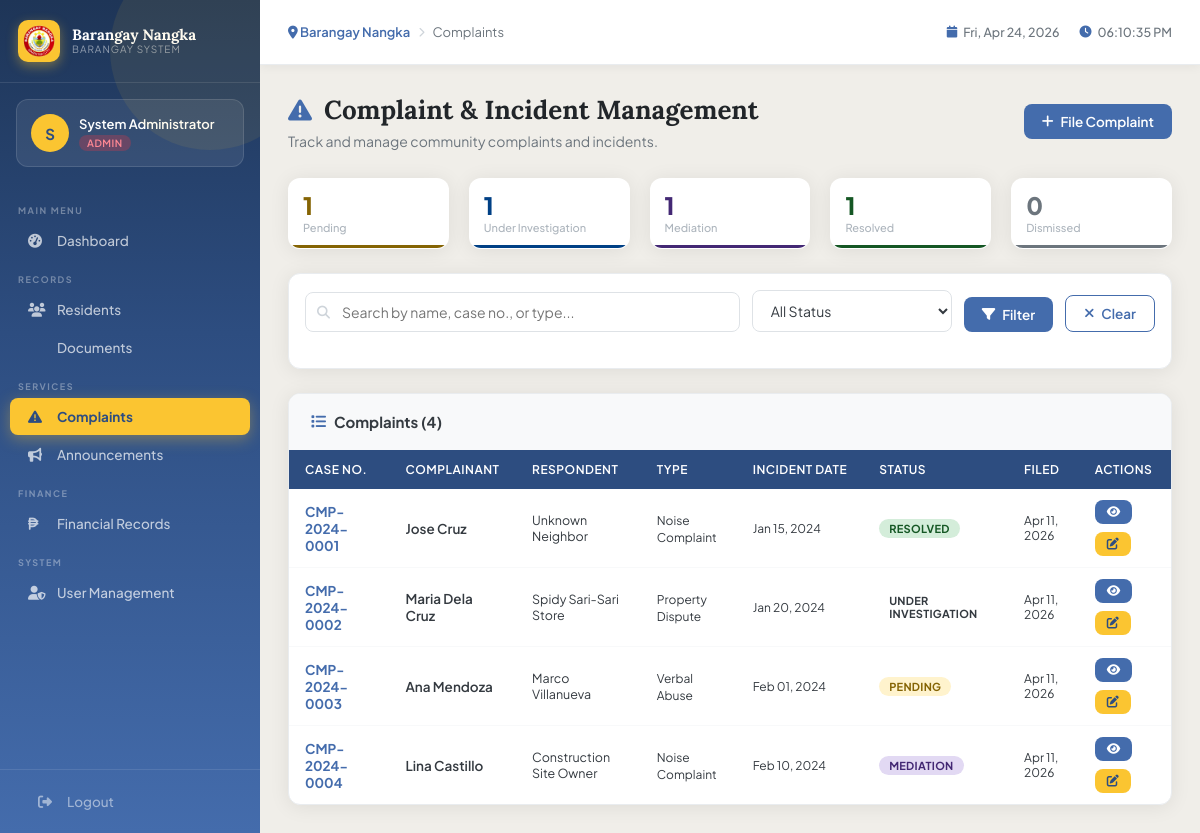
The app's page /modules/complaints/index.php (signed in) with its own data.
### tables this page shows
CREATE TABLE complaints (
    id INT AUTO_INCREMENT PRIMARY KEY,
    complaint_no VARCHAR(20) UNIQUE NOT NULL,
    complainant_id INT NOT NULL,
    respondent_name VARCHAR(100),
    respondent_address TEXT,
    complaint_type ENUM('Noise Complaint','Property Dispute','Physical Assault','Verbal Abuse','Theft','Vandalism','Domestic Violence','Others') NOT NULL,
    description TEXT NOT NULL,
    incident_date DATE,
    incident_location TEXT,
    status ENUM('Pending','Under Investigation','Mediation','Resolved','Dismissed','Escalated') DEFAULT 'Pending',
    assigned_to INT NULL,
    admin_notes TEXT,
    attachment VARCHAR(255),
    created_at TIMESTAMP DEFAULT CURRENT_TIMESTAMP,
    updated_at TIMESTAMP DEFAULT CURRENT_TIMESTAMP ON UPDATE CURRENT_TIMESTAMP,
    FOREIGN KEY (complainant_id) REFERENCES residents(id)
);

### includes/config.php (called while the page is built, shortened)
<?php
function isLoggedIn() {
    return isset($_SESSION['user_id']);
}
function hasRole($roles) {
    return in_array($_SESSION['role'], $roles);
}
function sanitize($data) {
    return htmlspecialchars(strip_tags(trim($data)));
}
?>

### modules/complaints/index.php (the view, shortened to what this page needs)
<?php
require_once '../../includes/config.php';
$search = sanitize($_GET['search'] ?? '');
$sql = "SELECT c.*, CONCAT(r.first_name,' ',r.last_name) as complainant_name FROM complaints c JOIN residents r ON c.complainant_id=r.id WHERE 1";
$params = [];
$sql .= " ORDER BY c.created_at DESC";
$stmt = $pdo->prepare($sql);
$stmt->execute($params);
$complaints = $stmt->fetchAll();
include '../../includes/header.php';
?>
<div class="page-header flex-between">
    <div>
        <h1><i class="fas fa-triangle-exclamation"></i> Complaint & Incident Management</h1>
        <p>Track and manage community complaints and incidents.</p>
    </div>
    <a href="add.php" class="btn btn-primary"><i class="fas fa-plus"></i> File Complaint</a>
</div>
<div class="stats-grid" style="grid-template-columns:repeat(5,1fr);margin-bottom:24px;">
    <?php
    $statuses_summary = [
        'Pending' => ['color'=>'#856404','bg'=>'#fff3cd'],
        'Under Investigation' => ['color'=>'#004085','bg'=>'#cce5ff'],
        'Mediation' => ['color'=>'#432874','bg'=>'#e2d9f3'],
        'Resolved' => ['color'=>'#155724','bg'=>'#d4edda'],
        'Dismissed' => ['color'=>'#6c757d','bg'=>'#e9ecef'],
    ];
    foreach ($statuses_summary as $stat => $style):
        $cnt = $pdo->prepare("SELECT COUNT(*) FROM complaints WHERE status=?");
        $cnt->execute([$stat]);
        $c = $cnt->fetchColumn();
    ?>
    <div class="stat-card" style="--card-color:<?= $style['color'] ?>;--card-bg:<?= $style['bg'] ?>;padding:14px;">
        <div class="stat-info">
            <div class="stat-value" style="font-size:24px;color:<?= $style['color'] ?>;"><?= $c ?></div>
            <div class="stat-label" style="font-size:11px;"><?= $stat ?></div>
        </div>
    </div>
    <?php endforeach; ?>
</div>
<div class="card mb-3">
    <div class="card-body" style="padding:16px;">
        <form method="GET" class="filter-bar">
            <div class="search-wrap" style="flex:2;">
                <i class="fas fa-search"></i>
                <input type="text" name="search" placeholder="Search by name, case no., or type..." value="<?= htmlspecialchars($search) ?>">
            </div>
            <select name="status" style="width:200px;">
                <option value="">All Status</option>
            </select>
            <button type="submit" class="btn btn-primary"><i class="fas fa-filter"></i> Filter</button>
            <a href="index.php" class="btn btn-outline"><i class="fas fa-times"></i> Clear</a>
        </form>
    </div>
</div>
<div class="card">
    <div class="card-header">
        <h3><i class="fas fa-list"></i> Complaints (<?= count($complaints) ?>)</h3>
    </div>
    <div class="card-body" style="padding:0;">
        <div class="table-wrap">
            <table class="data-table">
                <thead>
                    <tr>
                        <th>Case No.</th>
                        <th>Complainant</th>
                        <th>Respondent</th>
                        <th>Type</th>
                        <th>Incident Date</th>
                        <th>Status</th>
                        <th>Filed</th>
                        <th>Actions</th>
                    </tr>
                </thead>
                <tbody>
                    <?php foreach ($complaints as $cmp): ?>
                    <tr>
                        <td><strong style="color:var(--blue);"><?= $cmp['complaint_no'] ?></strong></td>
                        <td style="font-weight:600;"><?= htmlspecialchars($cmp['complainant_name']) ?></td>
                        <td style="font-size:12.5px;"><?= htmlspecialchars($cmp['respondent_name'] ?: 'Unknown') ?></td>
                        <td><span style="font-size:12px;"><?= $cmp['complaint_type'] ?></span></td>
                        <td style="font-size:12px;"><?= $cmp['incident_date'] ? date('M d, Y', strtotime($cmp['incident_date'])) : 'N/A' ?></td>
                        <td>
                            <span class="badge badge-<?= strtolower(str_replace(' ','-',$cmp['status'])) ?>">
                                <?= $cmp['status'] ?>
                            </span>
                        </td>
                        <td style="font-size:12px;"><?= date('M d, Y', strtotime($cmp['created_at'])) ?></td>
                        <td>
                            <div class="btn-group">
                                <button onclick="openModal('viewCmp<?= $cmp['id'] ?>')" class="btn btn-sm btn-primary"><i class="fas fa-eye"></i></button>
                                <?php if (hasRole(['admin','secretary','captain'])): ?>
                                <button onclick="openModal('updCmp<?= $cmp['id'] ?>')" class="btn btn-sm btn-gold"><i class="fas fa-edit"></i></button>
                                <?php endif; ?>
                            </div>
                        </td>
                    </tr>
                    <?php endforeach; ?>
                </tbody>
            </table>
        </div>
    </div>
</div>
<?php include '../../includes/footer.php'; ?>

### records on screen
complaints: complaint_no "CMP-2024-0001", complainant_name "Jose Cruz", respondent_name "Unknown Neighbor", complaint_type "Noise Complaint", incident_date "Jan 15, 2024", status "RESOLVED", created_at "Apr 11, 2026"
complaints: complaint_no "CMP-2024-0002", complainant_name "Maria Dela Cruz", respondent_name "Spidy Sari-Sari Store", complaint_type "Property Dispute", incident_date "Jan 20, 2024", status "UNDER INVESTIGATION", created_at "Apr 11, 2026"
complaints: complaint_no "CMP-2024-0003", complainant_name "Ana Mendoza", respondent_name "Marco Villanueva", complaint_type "Verbal Abuse", incident_date "Feb 01, 2024", status "PENDING", created_at "Apr 11, 2026"
complaints: complaint_no "CMP-2024-0004", complainant_name "Lina Castillo", respondent_name "Construction Site Owner", complaint_type "Noise Complaint", incident_date "Feb 10, 2024", status "MEDIATION", created_at "Apr 11, 2026"

### other values on screen
substr($_SESSION['full_name'] ?? 'A', 0, 1) "S"
$_SESSION['full_name'] "System Administrator"
$_SESSION['role'] "ADMIN"
$page_title "Complaints"
$c "1"
$stat "Pending"
$stat "Under Investigation"
$stat "Mediation"
$stat "Resolved"
$c "0"
$stat "Dismissed"
count($complaints) "4"
